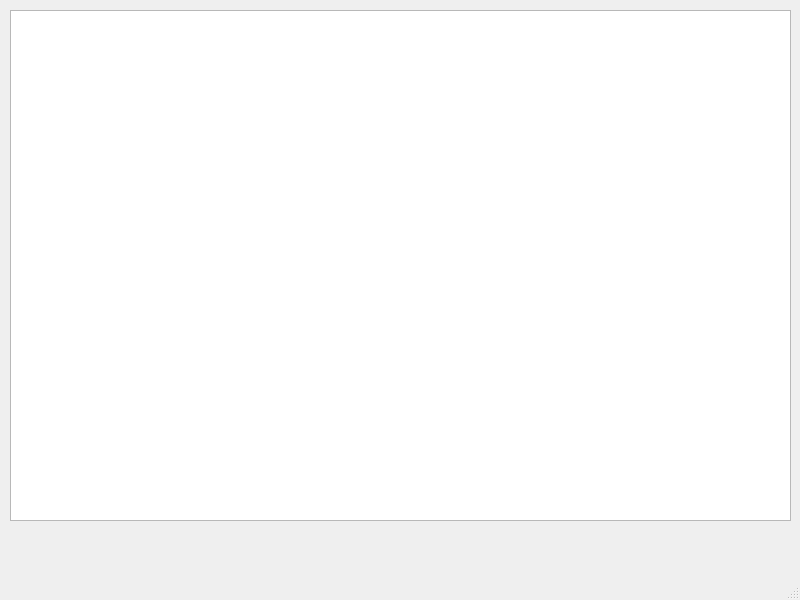
<?xml version="1.0" encoding="UTF-8"?>
<ui version="4.0">
 <class>MainWindow</class>
 <widget class="QMainWindow" name="MainWindow">
  <property name="geometry">
   <rect>
    <x>0</x>
    <y>0</y>
    <width>800</width>
    <height>600</height>
   </rect>
  </property>
  <property name="windowTitle">
   <string>MainWindow</string>
  </property>
  <widget class="QWidget" name="centralwidget">
   <widget class="QGraphicsView" name="graphicsView">
    <property name="geometry">
     <rect>
      <x>10</x>
      <y>10</y>
      <width>781</width>
      <height>511</height>
     </rect>
    </property>
   </widget>
  </widget>
  <widget class="QMenuBar" name="menubar">
   <property name="geometry">
    <rect>
     <x>0</x>
     <y>0</y>
     <width>800</width>
     <height>37</height>
    </rect>
   </property>
  </widget>
  <widget class="QStatusBar" name="statusbar"/>
 </widget>
 <resources/>
 <connections/>
</ui>
